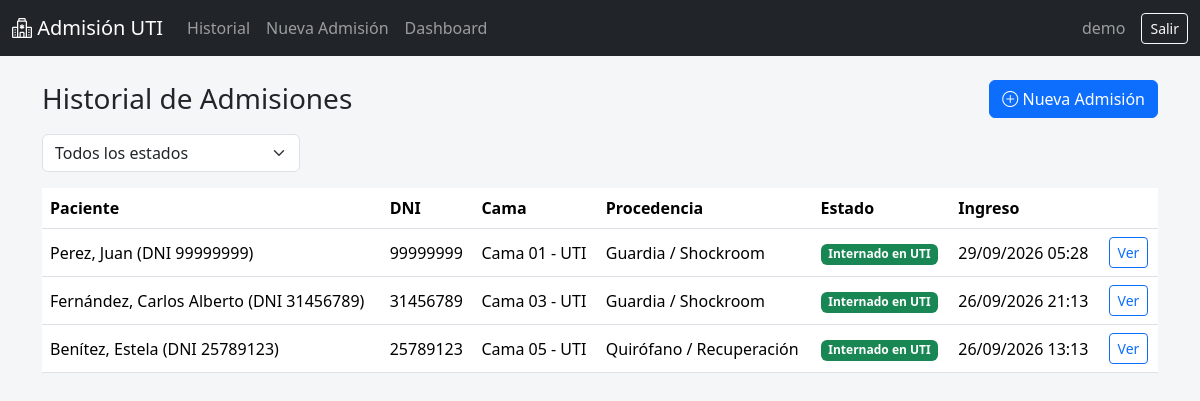
The page / (signed in) on the database as committed earlier.
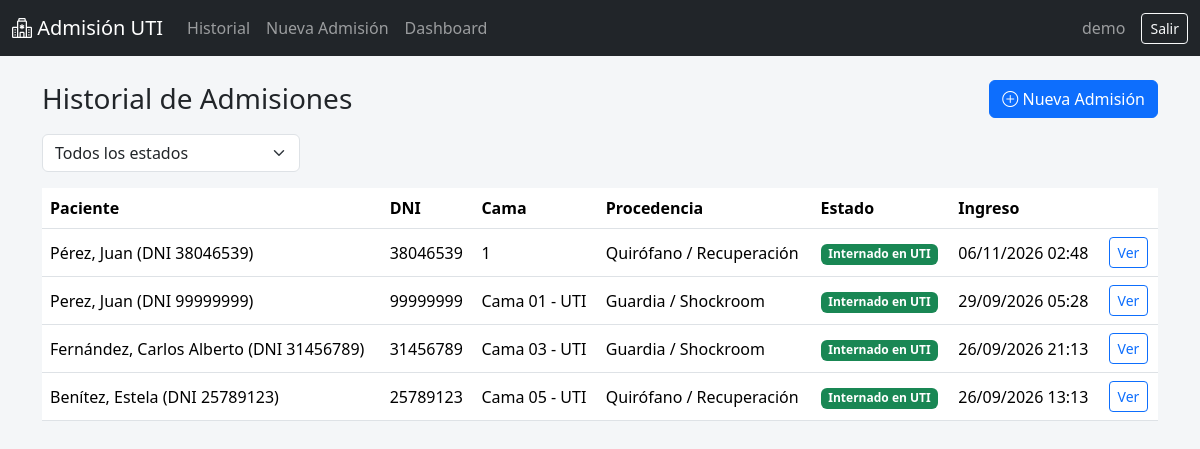
The same page on the database as committed later.
### apps/admisiones/models.py (models this page shows, shortened)
class Admision(models.Model):
    PROCEDENCIA_CHOICES = [
        ('GUARDIA', 'Guardia / Shockroom'),
        ('QUIROFANO', 'Quirófano / Recuperación'),
        ('PISO', 'Sala General / Internación'),
        ('DERIVACION', 'Derivación Externa / Otra Institución'),
    ]
    ESTADO_CHOICES = [
        ('ACTIVA', 'Internado en UTI'),
        ('ALTA', 'Alta de UTI'),
        ('DERIVADO', 'Derivado a otra área/centro'),
        ('OBITO', 'Óbito'),
    ]
    paciente = models.ForeignKey(
        'pacientes.Paciente', on_delete=models.CASCADE, related_name='admisiones',
    )
    enfermero_responsable = models.ForeignKey(
        settings.AUTH_USER_MODEL, verbose_name='Enfermero/a Responsable',
        on_delete=models.SET_NULL, null=True, blank=True,
        related_name='admisiones_registradas',
    )
    fecha_ingreso = models.DateTimeField('Fecha y Hora de Ingreso', default=timezone.now)
    cama = models.CharField('Cama / Unidad', max_length=30, help_text='Ej: Cama 04 - UTI')
    procedencia = models.CharField(
        'Procedencia', max_length=20, choices=PROCEDENCIA_CHOICES, default='GUARDIA',
    )
    diagnostico_ingreso = models.CharField('Diagnóstico de Ingreso', max_length=255)
    motivo_ingreso = models.TextField('Motivo de Ingreso / Resumen de Cuadro', blank=True)
    estado = models.CharField('Estado', max_length=15, choices=ESTADO_CHOICES, default='ACTIVA')
    observaciones_generales = models.TextField('Observaciones de Enfermería', blank=True)
    fecha_cierre = models.DateTimeField('Fecha de Cierre', null=True, blank=True)
    creado_el = models.DateTimeField(auto_now_add=True)
    actualizado_el = models.DateTimeField(auto_now=True)
    class Meta:
        verbose_name = 'Admisión'
        verbose_name_plural = 'Admisiones'
        ordering = ['-fecha_ingreso']

### apps/pacientes/models.py (models this page shows)
class Paciente(models.Model):
    SEXO_CHOICES = [
        ('M', 'Masculino'),
        ('F', 'Femenino'),
        ('O', 'Otro'),
    ]
    dni = models.CharField(
        'DNI / Documento', max_length=20, unique=True, db_index=True,
    )
    nombre = models.CharField('Nombre(s)', max_length=100)
    apellido = models.CharField('Apellido(s)', max_length=100)
    fecha_nacimiento = models.DateField('Fecha de Nacimiento')
    sexo = models.CharField(
        'Sexo biológico / Género', max_length=1, choices=SEXO_CHOICES, default='M',
    )
    cobertura_medica = models.CharField('Obra Social / Prepaga', max_length=120, blank=True)
    contacto_emergencia = models.CharField(
        'Contacto de Emergencia / Familiar', max_length=150, blank=True,
    )
    telefono_contacto = models.CharField('Teléfono', max_length=50, blank=True)
    alergias_conocidas = models.TextField(
        'Alergias Conocidas', blank=True,
        help_text='Ej: Penicilina, Látex, Yodo, Dipirona',
    )
    antecedentes_patologicos = models.TextField(
        'Antecedentes Patológicos', blank=True,
        help_text='Ej: HTA, DBT, EPOC, Insuficiencia Cardíaca, etc.',
    )
    fecha_registro = models.DateTimeField('Fecha de Registro', auto_now_add=True)
    class Meta:
        verbose_name = 'Paciente'
        verbose_name_plural = 'Pacientes'
        ordering = ['apellido', 'nombre']
    def __str__(self):
        return f'{self.apellido}, {self.nombre} (DNI {self.dni})'

### apps/admisiones/views.py (the view)
# urls.py: path('', views.historial, name='historial'),
@login_required
def historial(request):
    admisiones = Admision.objects.select_related('paciente').all()
    estado = request.GET.get('estado', '')
    if estado:
        admisiones = admisiones.filter(estado=estado)
    return render(request, 'admisiones/historial.html', {
        'admisiones': admisiones,
        'estado_seleccionado': estado,
        'estados': Admision.ESTADO_CHOICES,
    })

### templates/admisiones/historial.html (shortened to what this page needs)
{% extends 'base.html' %}
{% block content %}
<div class="d-flex justify-content-between align-items-center mb-3">
  <h1 class="h3 mb-0">Historial de Admisiones</h1>
  <a href="{% url 'admisiones:nueva_admision' %}" class="btn btn-primary"><i class="bi bi-plus-circle"></i> Nueva Admisión</a>
</div>
<form method="get" class="row g-2 mb-3">
  <div class="col-auto">
    <select name="estado" class="form-select" onchange="this.form.submit()">
      <option value="">Todos los estados</option>
    </select>
  </div>
</form>
<table class="table table-hover align-middle bg-white">
  <thead>
    <tr>
      <th>Paciente</th>
      <th>DNI</th>
      <th>Cama</th>
      <th>Procedencia</th>
      <th>Estado</th>
      <th>Ingreso</th>
      <th></th>
    </tr>
  </thead>
  <tbody>
    {% for admision in admisiones %}
    <tr>
      <td>{{ admision.paciente }}</td>
      <td>{{ admision.paciente.dni }}</td>
      <td>{{ admision.cama }}</td>
      <td>{{ admision.get_procedencia_display }}</td>
      <td>
        <span class="badge bg-{% if admision.estado == 'ACTIVA' %}success{% elif admision.estado == 'OBITO' %}dark{% else %}secondary{% endif %}">
          {{ admision.get_estado_display }}
        </span>
      </td>
      <td>{{ admision.fecha_ingreso|date:"d/m/Y H:i" }}</td>
      <td><a href="{% url 'admisiones:detalle_admision' admision.pk %}" class="btn btn-sm btn-outline-primary">Ver</a></td>
    </tr>
    {% empty %}
    <tr><td colspan="7" class="text-center text-muted py-4">No hay admisiones registradas.</td></tr>
    {% endfor %}
  </tbody>
</table>
{% endblock %}

### templates/base.html (shortened to what this page needs)
{% load static %}
<!DOCTYPE html>
<html lang="es">
<head>
<link href="https://cdn.jsdelivr.net/npm/bootstrap@5.3.3/dist/css/bootstrap.min.css" rel="stylesheet">
<link href="https://cdn.jsdelivr.net/npm/bootstrap-icons@1.11.3/font/bootstrap-icons.css" rel="stylesheet">
<link href="{% static 'css/custom.css' %}" rel="stylesheet">
</head>
<body>
<nav class="navbar navbar-expand-lg navbar-dark bg-dark mb-4 no-print">
  <div class="container-fluid">
    <a class="navbar-brand" href="{% url 'admisiones:historial' %}"><i class="bi bi-hospital"></i> Admisión UTI</a>
    <div class="collapse navbar-collapse" id="navMenu">
      {% if user.is_authenticated %}
      <ul class="navbar-nav me-auto">
        <li class="nav-item"><a class="nav-link" href="{% url 'admisiones:historial' %}">Historial</a></li>
        <li class="nav-item"><a class="nav-link" href="{% url 'admisiones:nueva_admision' %}">Nueva Admisión</a></li>
        <li class="nav-item"><a class="nav-link" href="{% url 'dashboard:metricas' %}">Dashboard</a></li>
      </ul>
      <span class="navbar-text me-3">{{ user.get_username }}</span>
      <form method="post" action="{% url 'logout' %}">
        <button class="btn btn-outline-light btn-sm" type="submit">Salir</button>
      </form>
      {% endif %}
    </div>
  </div>
</nav>
<div class="container pb-5">
  {% block content %}{% endblock %}
</div>
</body>
</html>

### static/css/custom.css (style rules this page uses)
body { background-color: #f4f6f8; }

Rows that differ between the two databases and show on the page:
added Admision: paciente "Pérez, Juan (DNI 38046539)", paciente.dni "38046539", cama "1", procedencia "Quirófano / Recuperación", estado "Internado en UTI", fecha_ingreso "06/11/2026 02:48"
